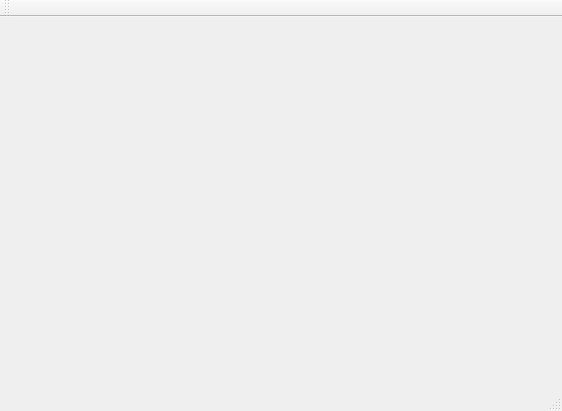
<?xml version="1.0" encoding="UTF-8"?>
<ui version="4.0">
 <class>MainWindow</class>
 <widget class="QMainWindow" name="MainWindow">
  <property name="geometry">
   <rect>
    <x>0</x>
    <y>0</y>
    <width>562</width>
    <height>411</height>
   </rect>
  </property>
  <property name="windowTitle">
   <string>MainWindow</string>
  </property>
  <widget class="QWidget" name="centralWidget">
   <layout class="QGridLayout" name="gridLayout">
    <item row="0" column="0">
     <widget class="Phonon::VideoWidget" name="VideoWidget"/>
    </item>
   </layout>
  </widget>
  <widget class="QMenuBar" name="menuBar">
   <property name="geometry">
    <rect>
     <x>0</x>
     <y>0</y>
     <width>562</width>
     <height>21</height>
    </rect>
   </property>
  </widget>
  <widget class="QToolBar" name="mainToolBar">
   <attribute name="toolBarArea">
    <enum>TopToolBarArea</enum>
   </attribute>
   <attribute name="toolBarBreak">
    <bool>false</bool>
   </attribute>
  </widget>
  <widget class="QStatusBar" name="statusBar"/>
 </widget>
 <layoutdefault spacing="6" margin="11"/>
 <customwidgets>
  <customwidget>
   <class>Phonon::VideoWidget</class>
   <extends>QWidget</extends>
   <header location="global">phonon/videowidget.h</header>
  </customwidget>
 </customwidgets>
 <resources/>
 <connections/>
</ui>
